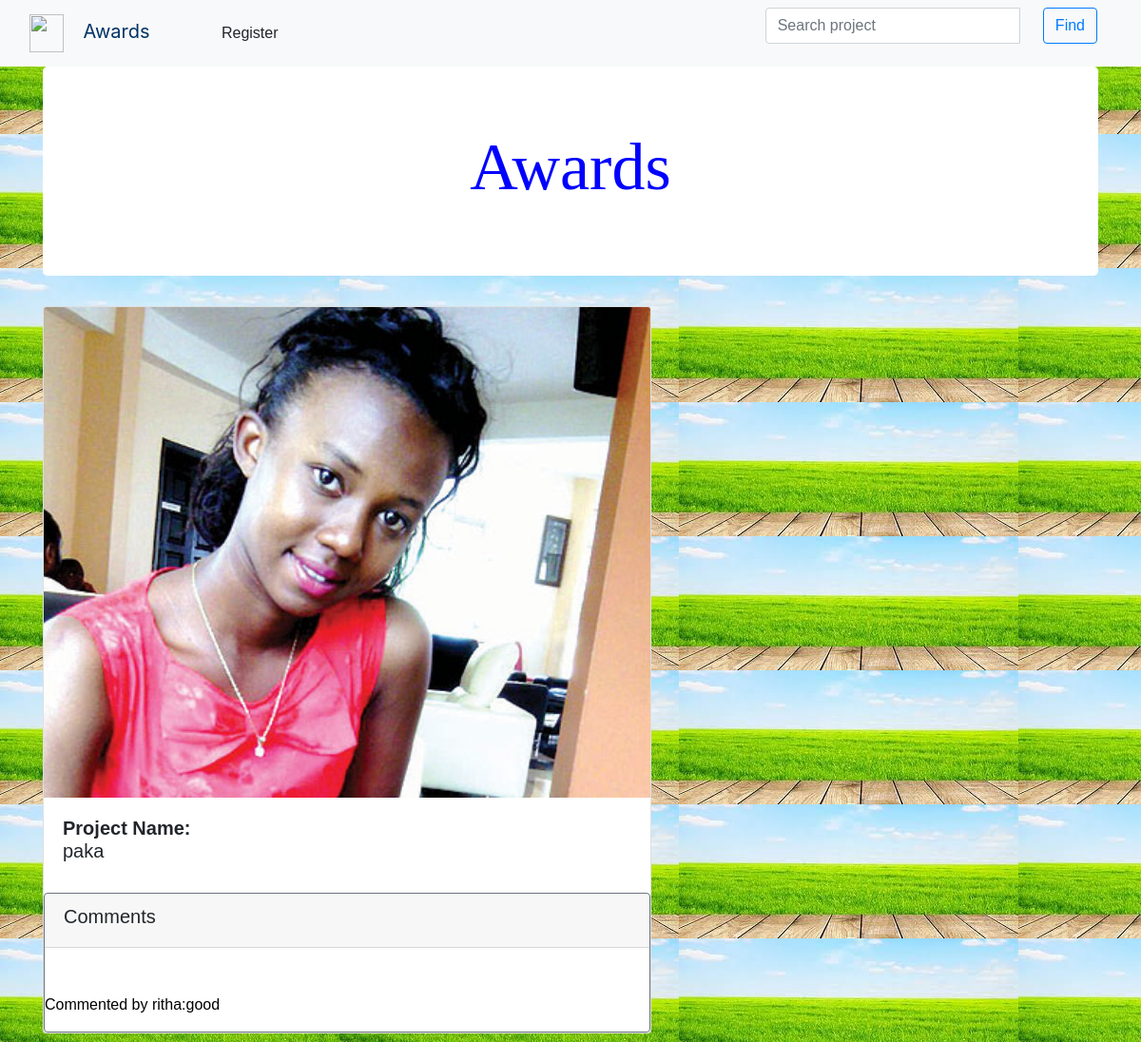
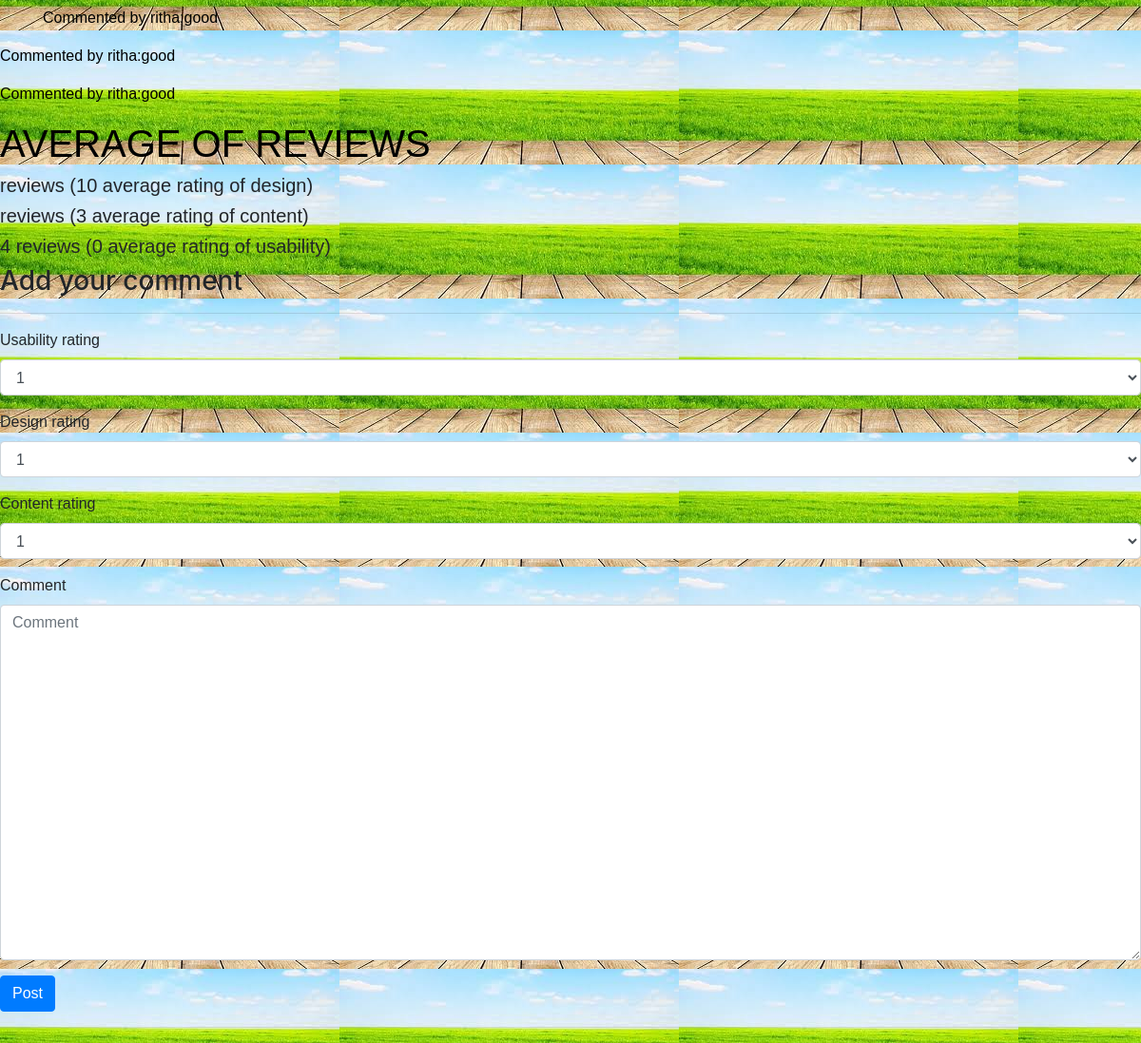
Page /image1 on the committed database (2 pictures, top to bottom).
### awardApp/models.py (models this page shows, shortened)
class Project(models.Model):
    title= models.TextField(max_length=200, null=True, blank=True, default='title')
    project_image = models.ImageField(upload_to='picture/', null=True, blank=True)
    description =models.TextField()
    project_url=models.URLField(max_length=250)
    def average_design(self):
        design_ratings = list(map(lambda x: x.design_rating, self.reviews.all()))
        return np.mean(design_ratings)
    def average_usability(self):
        usability_ratings = list(map(lambda x:x.usability_rating, self.reviews.all()))
        return np.mean(usability_ratings)
    def average_content(self):
        content_ratings = list(map(lambda x: x.content_rating, self.reviews.all()))
        return np.mean(content_ratings)

class Review(models.Model):
      RATING_CHOICES=(
        (1,'1'),
        (2,'2'),
        (3,'3'),
        (4,'4'),
        (5,'5'),
        (6,'6'),
        (7,'7'),
        (8,'8'),
        (9,'9'),
        (10,'10'),
      )
      project= models.ForeignKey(Project, null=True, blank=True,on_delete=models.CASCADE,related_name="reviews")
      user=models.ForeignKey(User, null=True, blank=True,on_delete=models.CASCADE, related_name='review')
      image=models.ForeignKey(Image,on_delete=models.CASCADE,related_name='reviews', null=True, blank=True)
      comment= models.TextField()
      design_rating= models.IntegerField(choices=RATING_CHOICES,default=0)
      usability_rating=models.IntegerField(choices=RATING_CHOICES,default=0)
      content_rating= models.IntegerField(choices=RATING_CHOICES, default=0)
      def get_comment(self, id):
          comments = Review.objects.filter(image_id=id)
          return comments

### awardApp/views.py (the view)
# urls.py: url(r'^image(\d+)',views.project,name='project'),
def project(request, id):
    try:
        project = Project.objects.get(pk = id)
    except DoesNotExit:
         raise Htt404()
    current_user = request.user
    comments = Review.get_comment(Review, id)
    latest_review_list= Review.objects.all()
    if request.method == 'POST':
       form = ReviewForm(request.POST)
       if form.is_valid():
         design_rating = form.cleaned_data['design_rating']
         content_rating = form.cleaned_data['content_rating']
         usability_rating = form.cleaned_data['usability_rating']
         comment = form.cleaned_data['comment']
         review = Review()
         review.project = project
         review.user = current_user
         review.comment = comment
         review.design_rating = design_rating
         review.content_rating = content_rating
         review.save()
    else:
        form = ReviewForm()
    return render(request,'image.html', {"project": project,'form':form,'comments':comments,'latest_review_list':latest_review_list})

### awardApp/forms.py
class ReviewForm(forms.ModelForm):
       class Meta:
           model= Review
           fields= ['usability_rating','design_rating','content_rating','comment']
           widgets ={
             'comment':Textarea(attrs={'cols':40, 'rows':15}),
           }

### awardApp/templates/image.html (shortened to what this page needs)
{% extends 'base.html'%}{% load static%}{% load bootstrap4%}
{% block content%}
<div class="container">
  <div class="jumbotron text-center" style="background-color:white;">
    <h1 class="h1" style="font-family: 'Dosis', cursive; color:blue;font-size:70px;">Awards </h1>
  </div>
</div>
<div class="container">
  <div class="card mb-3" style="width:40rem;">
   <img class="card-img-top" src="{{project.project_image.url}}" alt="Card image cap" class="img-fluid" size="100px200">
   <div class="card-body">
     <h5 class="card-title" style="font-family: 'Dosis', sans-serif;"><strong>Project Name:</strong>
     <br>
     {{project.title}}
    </h5>
   </div>
   <div class="card border-secondary">
     <div class="card-header">
       <h5 style="font-family: 'Dosis', sans-serif;">Comments</h5>
     </div>
     <div class="card-body text-primary">
       {% for review in latest_review_list%}
     </div>
     <p style="color:black; font-family:'Dosis', sans-serif;">Commented by {{review.user}}:{{review.comment}}</p>
   </div>
   {% endfor%}
     <h1 style="color: black;font-family: 'Dosis', sans-serif;">AVERAGE OF REVIEWS</h1>
<h5 style="font-family: 'Dosis',sans-serif;">{{ project.review.count}} reviews ({{project.average_design| floatformat}} average rating of design)</h5>
<h5 style="font-family: 'Dosis',sans-serif;">{{ project.review.count}} reviews ({{project.average_content| floatformat}} average rating of content)</h5>
<h5 style="font-family: 'Dosis',sans-serif;">{{ project.reviews.count}} reviews ({{project.average_usability| floatformat}} average rating of usability)</h5>
<h3 style="font-family: 'Dosis' sans-serif;">Add your comment</h3>
<hr>
<form action="" method="post" style="font-family: 'Dosis',sans-serif">
  {%csrf_token%} {% bootstrap_form form%}
  <input type="submit" class="btn btn-primary" value="Post">
</form>
<hr>
{% endblock%}

### static/css/styles.css (style rules this page uses)
body { background-image:url('static/images/back.jpeg'); }

### rows in the picture
Project: project_image (picture), title "paka", average_design "10", average_content "3", reviews.count "4", average_usability "0"
Review: user "ritha", comment "good"
Review: user "ritha", comment "good"
Review: user "ritha", comment "good"
Review: user "ritha", comment "good"
